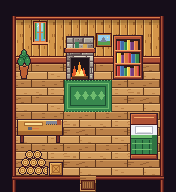

Rendered tile map (Tiled .tmx) drawn with the repository's tilesets; below, a short description and the full map source, tile grids included:
An orthogonal 11x12 tile map with 16x16 px tiles, 3 tile layers (Back, Buildings, Front).

<map version="1.4" tiledversion="1.4.2" orientation="orthogonal" renderorder="right-down" width="11" height="12" tilewidth="16" tileheight="16" infinite="0" nextlayerid="4" nextobjectid="1">
 <properties>
  <property name="Warp" type="string" value="5 12 TahaAkhan.Cinarkoy_Koy 22 38" />
 </properties>
 <tileset firstgid="1" name="cinarkoy_ic" tilewidth="16" tileheight="16" tilecount="256" columns="16">
  <image source="cinarkoy_ic.png" width="256" height="256" />
 </tileset>
 <layer id="1" name="Back" width="11" height="12">
  <data encoding="csv">
51,51,51,51,51,51,51,51,51,51,51,
51,51,51,51,51,51,51,51,51,51,51,
51,51,51,51,51,51,51,51,51,51,51,
51,51,51,51,51,51,51,51,51,51,51,
51,2,3,4,1,2,3,4,1,2,51,
51,18,19,20,155,156,157,20,17,18,51,
51,2,3,4,171,172,173,4,1,2,51,
51,18,19,20,17,18,19,20,17,18,51,
51,2,3,4,1,2,3,4,1,2,51,
51,18,19,20,17,18,19,20,17,18,51,
51,2,3,4,1,2,3,4,1,2,51,
51,51,51,51,51,177,51,51,51,51,51
</data>
 </layer>
 <layer id="2" name="Buildings" width="11" height="12">
  <data encoding="csv">
51,51,51,51,51,51,51,51,51,51,51,
52,49,49,49,49,49,49,49,49,49,53,
52,65,65,65,65,65,65,65,65,65,53,
52,81,81,81,81,81,81,81,81,81,53,
52,164,0,0,136,137,0,140,141,0,53,
52,0,0,0,0,0,0,0,0,0,53,
52,0,0,0,0,0,0,0,0,0,53,
52,228,229,230,0,0,0,0,61,62,53,
52,244,245,246,0,0,0,0,77,78,53,
52,231,232,0,0,0,0,0,93,94,53,
52,247,248,189,0,0,0,0,0,0,53,
55,54,54,54,54,0,54,54,54,54,56
</data>
 </layer>
 <layer id="3" name="Front" width="11" height="12">
  <data encoding="csv">
0,0,0,0,0,0,0,0,0,0,0,
0,0,146,0,0,0,0,0,0,0,0,
0,0,162,0,104,105,147,108,109,0,0,
0,148,0,0,120,121,0,124,125,0,0,
0,0,0,0,0,0,0,0,0,0,0,
0,0,0,0,0,0,0,0,0,0,0,
0,0,0,0,0,0,0,0,0,0,0,
0,0,0,0,0,0,0,0,0,0,0,
0,0,0,0,0,0,0,0,0,0,0,
0,0,0,0,0,0,0,0,0,0,0,
0,0,0,0,0,0,0,0,0,0,0,
0,0,0,0,0,0,0,0,0,0,0
</data>
 </layer>
</map>
